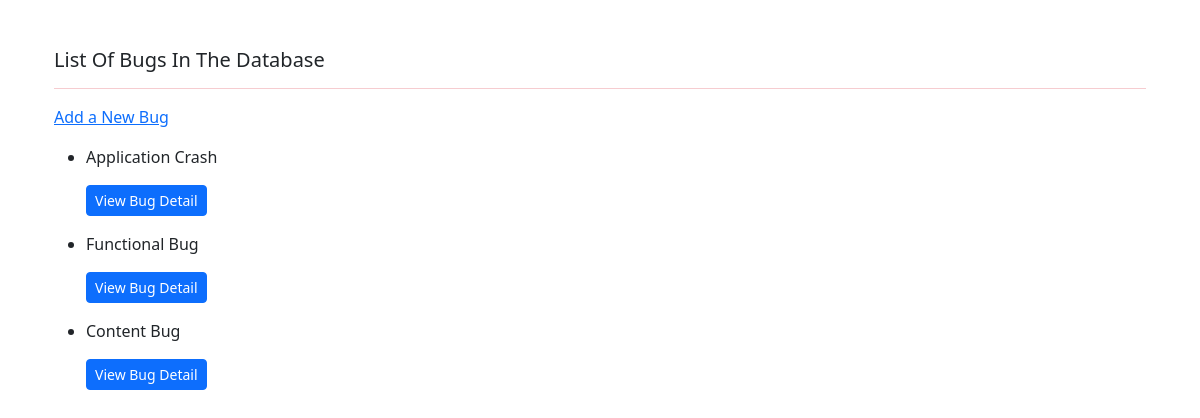
/bug_list/, run on an earlier commit of the app's database.
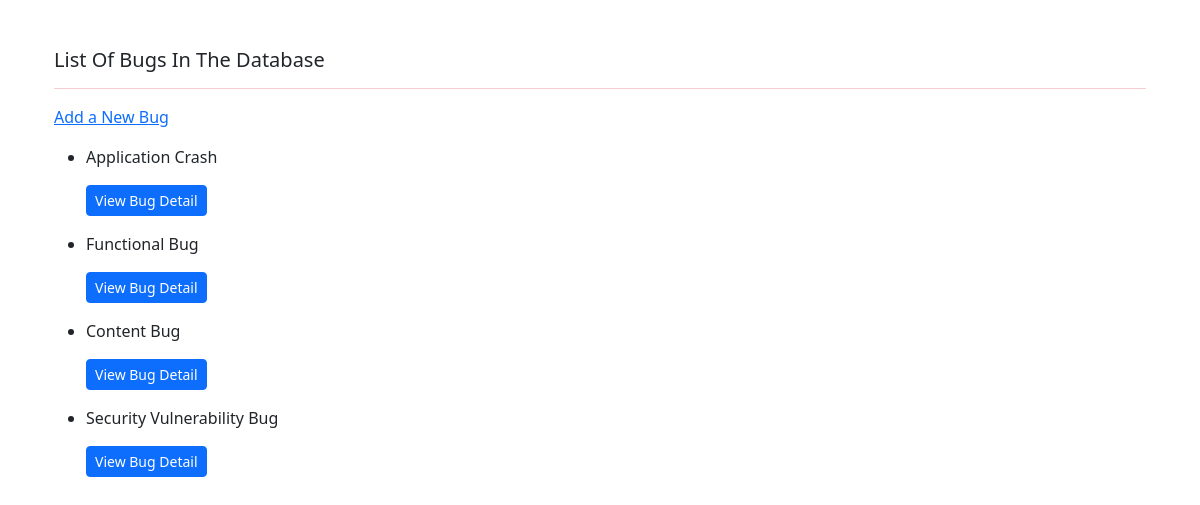
And on a later commit of the database.
### bug/models.py (models this page shows, shortened)
class Bug(models.Model):
    STATUSES =[
            ('new', 'New'),
            ('open', 'Open'),
            ('critical', 'Critical'),
            ('to_do', 'To Do'),
            ('assigned', 'Assigned'),
            ('in_progress', 'In Progress'),
            ('resolved', 'Resolved'),
            ('closed', 'Closed'),
            ('reopened', 'Reopened'),
            ('duplicate', 'Duplicate'),
            ('invalid', 'Invalid'),
            ('wont_fix', "Won't Fix"),
    ]
    BUG_TYPES = [
    ('functional', 'Functional Issue'),
    ('performance', 'Performance Issue'),
    ('security', 'Security Issue'),
    ('usability', 'Usability Issue'),
    ('compatibility', 'Compatibility Issue'),
    ('visual', 'Visual/Design Issue'),
    ('other', 'Other Issue'),
    ('database', 'Database Issue'),
    ('network', 'Network Issue'),
    ('crash', 'Application Crash'),
    ('installation', 'Installation Issue'),
    ('documentation', 'Documentation Issue'),
    ('data_loss', 'Data Loss Issue'),
    ('accessibility', 'Accessibility Issue'),
    ('authentication', 'Authentication Issue'),
    ('workflow', 'Workflow Issue'),
]
    description = models.TextField()
    bug_type = models.CharField(max_length=225, choices=BUG_TYPES)
    report_date = models.DateTimeField(default=datetime.now)
    status = models.CharField(max_length=50, choices=STATUSES)

### bug/views.py (the view)
# urls.py: path("bug_list/", BugListView.as_view(), name="bug_list"),
class BugListView(ListView):
    model = Bug
    template_name = 'bug_list.html'
    context_object_name = 'bugs'

### bug/templates/bug_list.html (shortened to what this page needs)
{% extends "base.html" %}
{% block content %}
    <div class="container">
        <div class="row">
            <div class="col">
                <div>
                        <h5>List Of Bugs In The Database</h5>
                    <hr class=" text-danger">
                    <a href=" {% url "add_bug"%}" >Add a New Bug</a>
                        <ul class="mt-3">
                            {% for bug in bugs %}
                            <li> {{bug.bug_type}} <br> <small><a href=" {% url "bug_detail" bug.pk %}" class="btn btn-primary btn-sm my-3">View Bug Detail</a>  </small></li>
                            {% endfor %}
                        </ul>
                </div>
            </div>
        </div>
    </div>
{% endblock content %}

What changed in the data, as far as the page shows it:
added Bug: bug_type "Security Vulnerability Bug"
